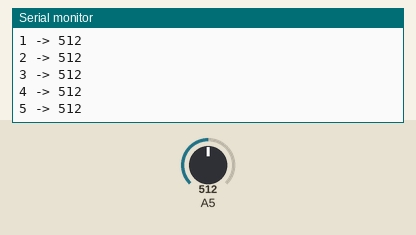
A sketch run on a simulated Arduino Uno, built with avr-gcc and run on an emulated ATmega328P. Shown: the last lines printed to the serial monitor. The test bench sets the inputs (shaded band); at power-on: A5 = 512.

Above: at 1.2 s.
1.3 s: A5 set to 716
At 1.36 s:
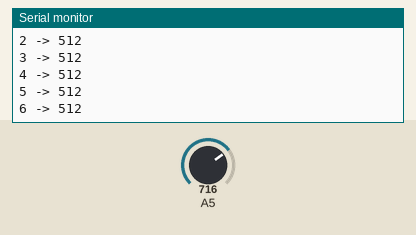
2.8 s: A5 set to 900
At 2.96 s:
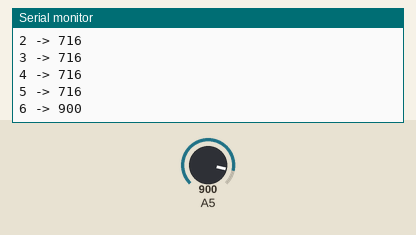
Timing chart, 0 to 5.8 s (numbered marks = the images above; inputs shaded):
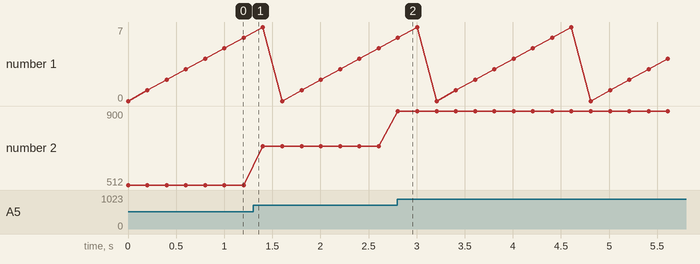

Measured:
- after the input at 2.8 s, the serial monitor: prints a new line at once (image 2)
- plotted number 2: 512 → 716 after the input at 1.3 s, 716 → 900 after the input at 2.8 s

The sketch:

Mux_DeMux_74HC4051.ino
```cpp
//This sketch aim to work with 74HC4051 Multiplexer / Demultiplexer

    int r0 = 0;      //value of select pin at the 4051 (s0)
    int r1 = 0;      //value of select pin at the 4051 (s1)
    int r2 = 0;      //value of select pin at the 4051 (s2)
    int count = 0;   //which y pin we are selecting

    void setup(){
     Serial.begin(9600);
      pinMode(7, OUTPUT);    // s0
      pinMode(6, OUTPUT);    // s1
      pinMode(5, OUTPUT);    // s2
      pinMode(A5, INPUT);
    }

    void loop () {

      for (count=0; count<=7; count++) {

        // select the bit
        r0 = bitRead(count,0);    // use this with arduino 0013 (and newer versions)
        r1 = bitRead(count,1);    // use this with arduino 0013 (and newer versions)
        r2 = bitRead(count,2);    // use this with arduino 0013 (and newer versions)

        //r0 = count & 0x01;      // old version of setting the bits
        //r1 = (count>>1) & 0x01;      // old version of setting the bits
        //r2 = (count>>2) & 0x01;      // old version of setting the bits

        digitalWrite(7, r0);
        digitalWrite(6, r1);
        digitalWrite(5, r2);

        //Either read or write the multiplexed pin here
        int sensorValue = analogRead(A5);
        Serial.print(count);
        Serial.print(" -> ");
        Serial.println(sensorValue);
        delay(200);

      }
    }
```
